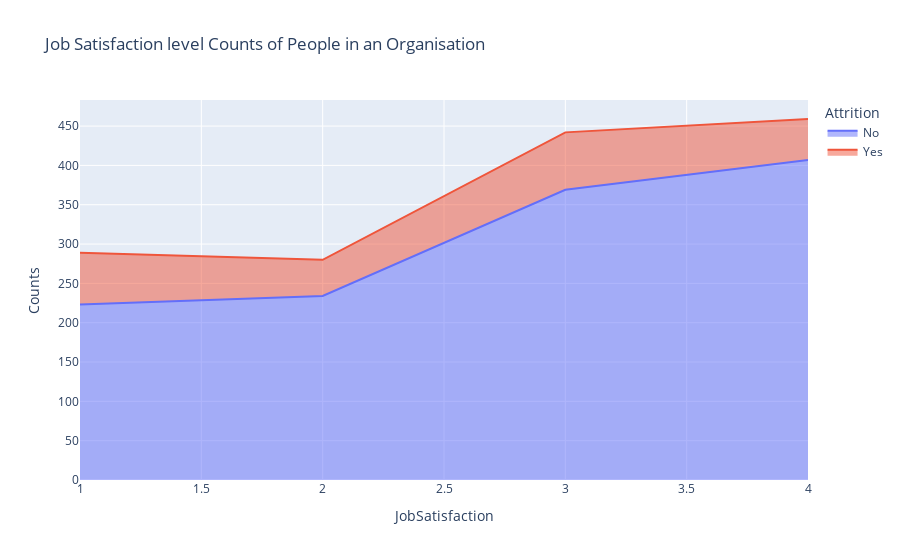

Notebook code for this chart:
### Markdown cell above
# Area plot shows the job satisfaction level counts of people in an organisation

### Code cell
jsats=hr.groupby(['JobSatisfaction','Attrition']).apply(lambda x:x['DailyRate'].count()).reset_index(name='Counts')
px.area(jsats,x='JobSatisfaction',y='Counts',color='Attrition',title='Job Satisfaction level Counts of People in an Organisation')

### Figure 1 — Plotly figure (JSON) as saved in the notebook; plotly's stock layout.template omitted (floating-point values rounded to 4 significant figures)
{"data": [{"fillpattern": {"shape": ""}, "hovertemplate": "Attrition=No<br>JobSatisfaction=%{x}<br>Counts=%{y}<extra></extra>", "legendgroup": "No", "line": {"color": "#636efa"}, "marker": {"symbol": "circle"}, "mode": "lines", "name": "No", "orientation": "v", "showlegend": true, "stackgroup": "1", "type": "scatter", "x": [1, 2, 3, 4], "xaxis": "x", "y": [223, 234, 369, 407], "yaxis": "y"}, {"fillpattern": {"shape": ""}, "hovertemplate": "Attrition=Yes<br>JobSatisfaction=%{x}<br>Counts=%{y}<extra></extra>", "legendgroup": "Yes", "line": {"color": "#EF553B"}, "marker": {"symbol": "circle"}, "mode": "lines", "name": "Yes", "orientation": "v", "showlegend": true, "stackgroup": "1", "type": "scatter", "x": [1, 2, 3, 4], "xaxis": "x", "y": [66, 46, 73, 52], "yaxis": "y"}], "layout": {"legend": {"title": {"text": "Attrition"}, "tracegroupgap": 0}, "title": {"text": "Job Satisfaction level Counts of People in an Organisation"}, "xaxis": {"anchor": "y", "domain": [0, 1], "title": {"text": "JobSatisfaction"}}, "yaxis": {"anchor": "x", "domain": [0, 1], "title": {"text": "Counts"}}}}
